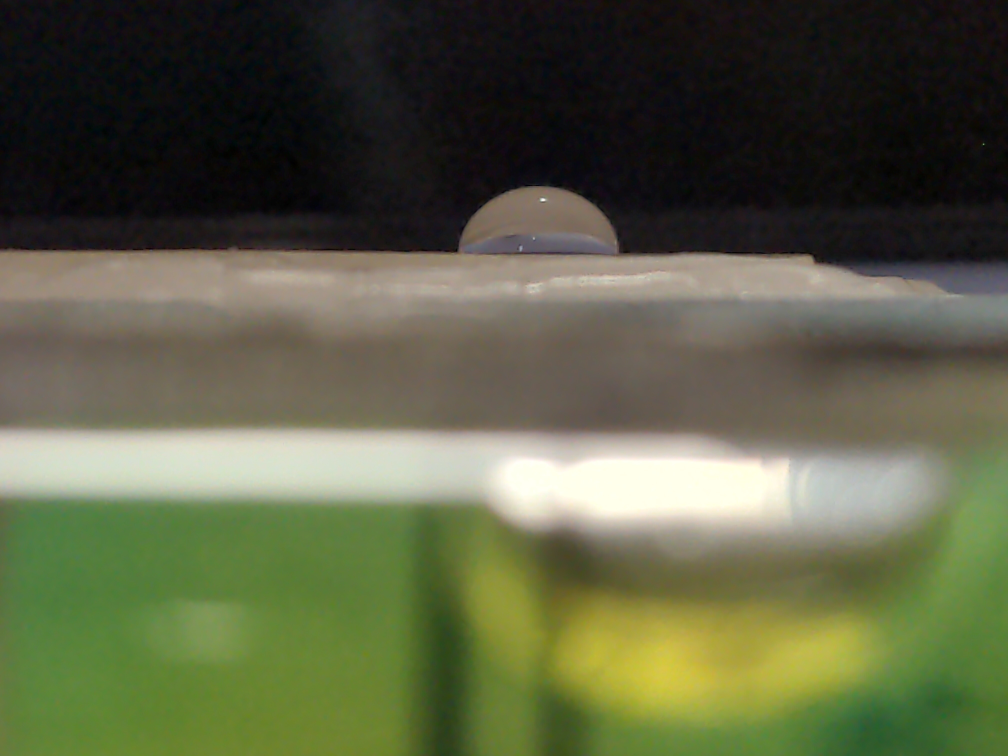
#> input picture pictures/10.jpg, 4032 x 3024 px, found by its file name (shown at 1/4 size)
$ python Pictures_to_angle.py
#> lines starting #> are read from the running program, lines starting #| are printed output that depends on the picture; after the words box and inside, x2 and y2 are one past the last pixel; in counts of white or black regions, pixels touching at a corner belong together
import matplotlib.pyplot as plt
import numpy as np
import cv2

# Load the image
img = '10'
file = '/N1kor4/TIPE_PC/pictures/' + str(img) + '.jpg'
Original = cv2.imread(file)
#> Original is the input picture: shape (3024, 4032, 3); mean B, G, R 68.2, 95.3, 91.1

# Grayscale and Contrast Adjustment Function
def NoirBlanc(Image, teinte):
    """Convert an image to grayscale with binary thresholding based on a specified shade.

    Parameters:
    Image : array
        The input color image as an array.
    teinte : int
        The grayscale threshold. Pixels darker than this value are set to black.

    Returns:
    array
        The transformed grayscale image.
    """
    Image_gray = []
    for row in Image:
        new_row = []
        for pixel in row:
            grayscale_value = pixel[0] * 0.2125 + pixel[1] * 0.7174 + pixel[2] * 0.0721
            if grayscale_value < teinte:
                grayscale_value = 0
            new_row.append(grayscale_value)
        Image_gray.append(new_row)
    return np.array(Image_gray, dtype=np.uint8)


# Edge Detection Function
def Contour(Image):
    """Detect edges by scanning the image columns for transitions from black to non-black.

    Parameters:
    Image : array
        The input grayscale image.

    Returns:
    array
        The image with detected edges.
    """
    edges = np.full_like(Image, 255)
    for i in range(3, len(Image[0])):  # Avoid out-of-bounds with offset of 3
        for j in range(len(Image)):
            if Image[j - 3][i] == 0 and Image[j][i] > 0:
                edges[j][i] = 0
    return edges


# Extract Curve Coordinates
def Courbe(Image):
    """Extract the coordinates of the first black pixel in each column, simulating the shape of the curve.

    Parameters:
    Image : array
        The input edge-detected image.

    Returns:
    list, list
        X and Y coordinates of the curve.
    """
    Image_rotated = np.flipud(Image.T)  # Rotate matrix 90 degrees
    X, Y = [], []
    for col_idx, col in enumerate(Image_rotated):
        black_pixels = [row_idx for row_idx, value in enumerate(col) if value == 0]
        if black_pixels:
            X.append(col_idx)
            Y.append(black_pixels[0])
    return X, Y


# Calculate Angle of Intersection Between Two Linear Fits
def coeff_angle1(X, Y):
    """Find the intersection point and angles of two linear segments on the curve.

    Parameters:
    X : list
        X coordinates of the curve.
    Y : list
        Y coordinates of the curve.

    Returns:
    list, list, float, float
        Linear fits (Y values) and intersection coordinates (x0, y0).
    """
    nb = 90
    [a1, b1] = np.polyfit(X[:nb], Y[:nb], 1)
    Y_reg1 = a1 * np.array(X) + b1

    nb2 = nb
    nb3 = nb2 + 10
    [a2, b2] = np.polyfit(X[nb2:nb3], Y[nb2:nb3], 1)
    Y_reg2 = a2 * np.array(X) + b2

    x0 = (b2 - b1) / (a1 - a2)
    y0 = a1 * x0 + b1
    return Y_reg1, Y_reg2, x0, y0


# Display Curve and Regression Lines
def courbe(Image):
    """Plot the curve with linear regressions and intersection point.

    Parameters:
    Image : array
        Input image for curve plotting.
    """
    X, Y = Courbe(Contour(NoirBlanc(Image, teinte)))
    Y_reg1, Y_reg2, x0, y0 = coeff_angle1(X, Y)
    plt.figure()
    plt.grid()
    plt.plot(X, Y, label='Curve')
    plt.plot(X, Y_reg1, 'k', label='Fit 1')
    plt.plot(X, Y_reg2, 'r', label='Fit 2')
    plt.scatter(x0, y0, color='g', label='Intersection')
    plt.ylim([400, 0])
    plt.legend()
    plt.show()


# Calculate Intersection Angle
def Angle(Image):
    """Calculate the angle at the intersection point of the two regression lines.

    Parameters:
    Image : array
        The input image.

    Returns:
    float
        The intersection angle in degrees.
    """
    position = 100
    X, Y = Courbe(Contour(NoirBlanc(Image, teinte)))
    Y_reg1, Y_reg2, x0, y0 = coeff_angle1(X, Y)
    num = Y_reg1[position] - x0
    den = np.sqrt((Y_reg1[position] - x0)**2 + (Y_reg2[position] - y0)**2)
    theta = np.arccos(num / den)
    if Y_reg2[position] - y0 < 0:
        theta = 2 * np.pi - theta
    theta = abs(np.degrees(theta) - 180)
    return theta


# Display Original and Resized Image
plt.imshow(Original)

# Resize Parameters
Taille = 400
CoordX, CoordY = 1860, 1200
Original_resized = Original[CoordY:CoordY + Taille // 2, CoordX:CoordX + Taille]
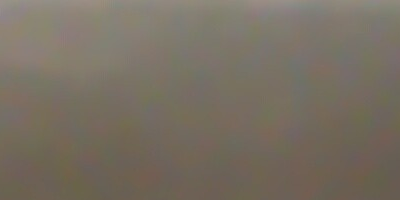
#> Original_resized: shape (200, 400, 3); mean B, G, R 98.4, 111.1, 119.8
plt.imshow(Original_resized)

# Define Teinte Threshold and Process Image
teinte = 50
plt.imshow(NoirBlanc(Original_resized, teinte), cmap='gray', vmin=0, vmax=255)
#> after the loop in NoirBlanc, `for row in Image:`: Image_gray = 200 items
plt.imshow(Contour(NoirBlanc(Original_resized, teinte)), cmap="gray")
#> in Contour, `edges = np.full_like(Image, 255)`: edges: shape (200, 400); every value is 255

X, Y = Courbe(Contour(NoirBlanc(Original_resized, teinte)))
#> in Courbe, `Image_rotated = np.flipud(Image.T)`: Image_rotated: shape (400, 200); every value is 255
#> after the loop in Courbe, `for col_idx, col in enumerate(Image_rotated):`: X = []
#> X = []; Y = []
plt.figure()
plt.grid()
plt.plot(X, Y)
courbe(Original_resized)
#> (the run stopped early here; a loop or call above may not have finished)

$ run again, with pictures/100.jpg copied over pictures/10.jpg
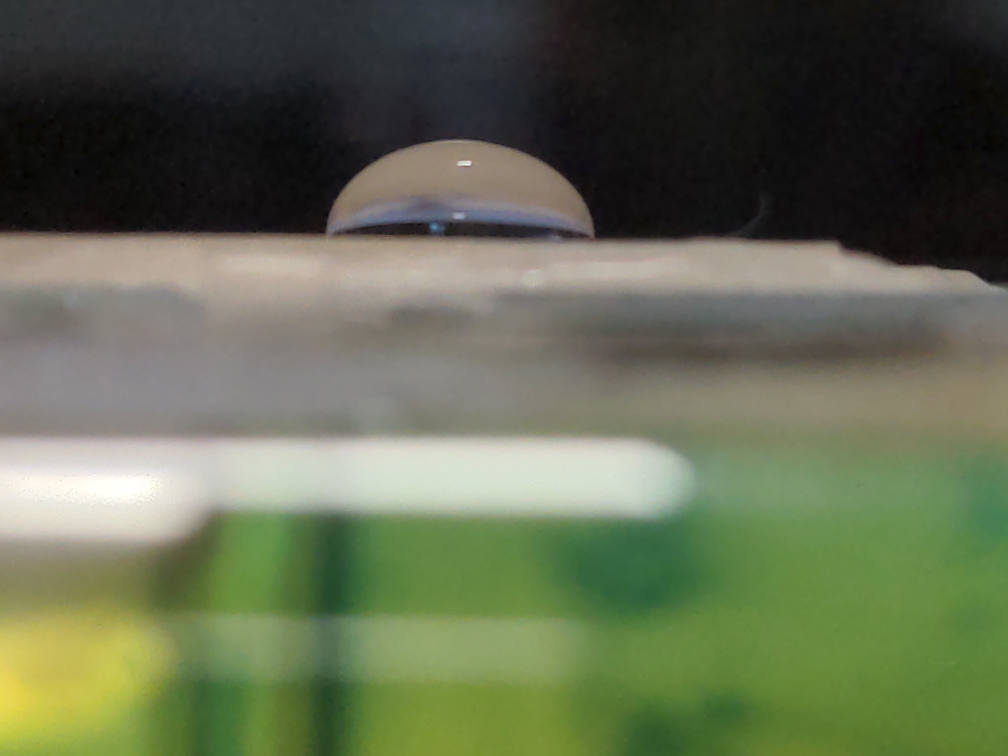
#> input picture pictures/100.jpg, 4032 x 3024 px, found by its file name (shown at 1/4 size)
#> Original is the input picture: shape (3024, 4032, 3); mean B, G, R 81.2, 106.8, 98.7
#> `Original_resized = Original[CoordY:CoordY + Taille // 2, CoordX:CoordX..`:
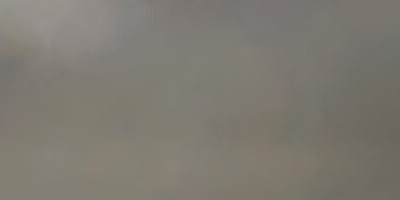
#> Original_resized: shape (200, 400, 3); mean B, G, R 113.6, 122.2, 126.2
#> after the loop in NoirBlanc, `for row in Image:`: Image_gray = 200 items
#> edges: shape (200, 400); every value is 255
#> Image_rotated: shape (400, 200); every value is 255
#> after the loop in Courbe, `for col_idx, col in enumerate(Image_rotated):`: X = []

$ run again, with pictures/125.jpg copied over pictures/10.jpg
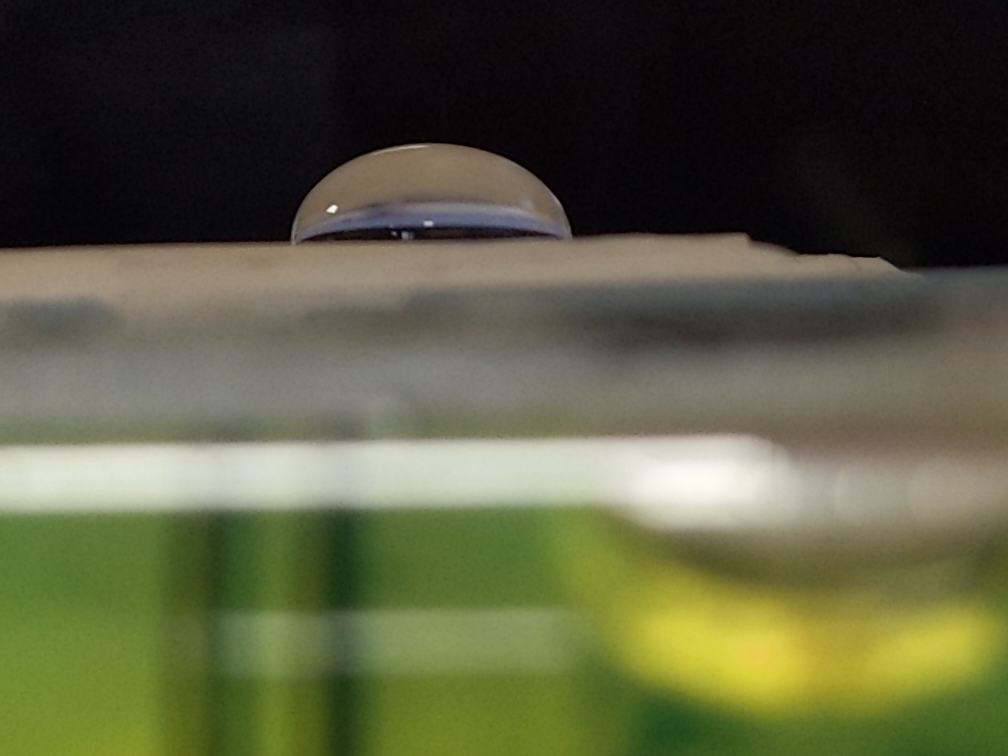
#> input picture pictures/125.jpg, 4032 x 3024 px, found by its file name (shown at 1/4 size)
#> Original is the input picture: shape (3024, 4032, 3); mean B, G, R 63.9, 91.2, 89.3
#> `Original_resized = Original[CoordY:CoordY + Taille // 2, CoordX:CoordX..`:
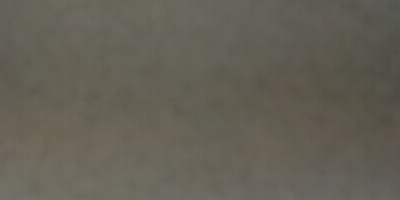
#> Original_resized: shape (200, 400, 3); mean B, G, R 85.8, 96.6, 100.2
#> after the loop in NoirBlanc, `for row in Image:`: Image_gray = 200 items
#> edges: shape (200, 400); every value is 255
#> Image_rotated: shape (400, 200); every value is 255
#> after the loop in Courbe, `for col_idx, col in enumerate(Image_rotated):`: X = []

$ run again, with pictures/150.jpg copied over pictures/10.jpg
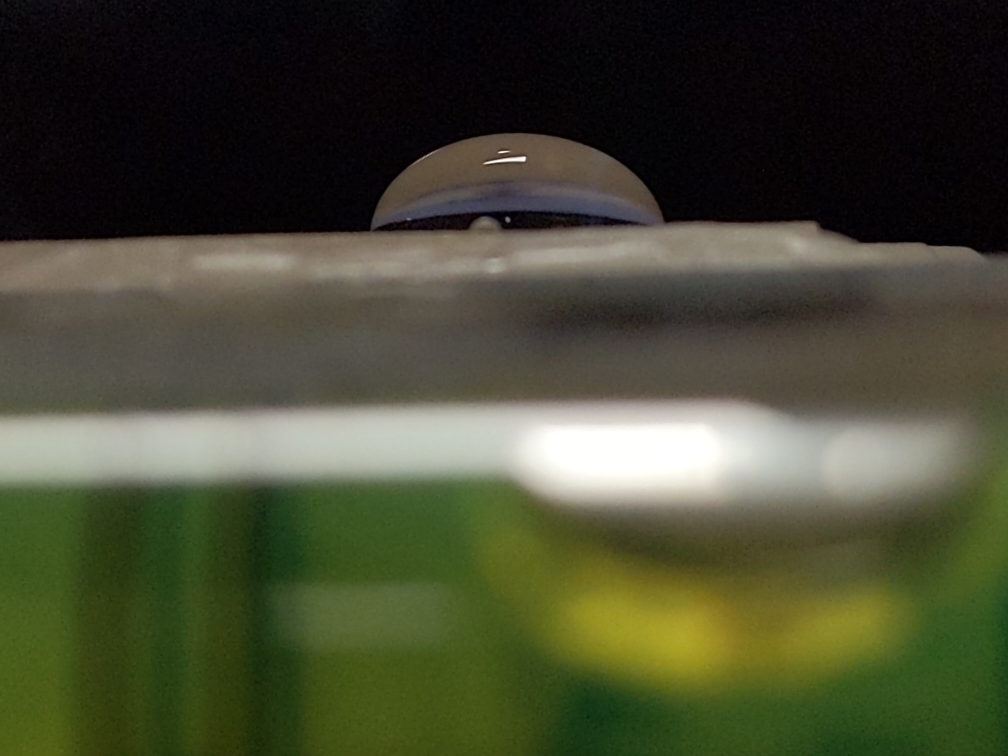
#> input picture pictures/150.jpg, 4032 x 3024 px, found by its file name (shown at 1/4 size)
#> Original is the input picture: shape (3024, 4032, 3); mean B, G, R 50.5, 72.7, 69.9
#> after the loop in NoirBlanc, `for row in Image:`: Image_gray = 200 items
#> after the loop in Contour, `for i in range(3, len(Image[0])):`:
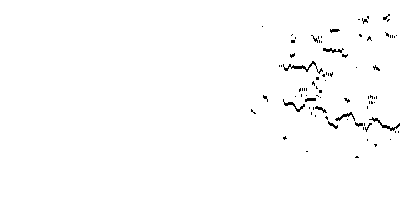
#> edges: shape (200, 400); 98.8% white; black in thin lines or dots, all inside (x1, y1, x2, y2) = (251, 14, 400, 158)
#> Image_rotated: shape (400, 200); 98.8% white; black in thin lines or dots, all inside (x1, y1, x2, y2) = (14, 0, 158, 149)
#> the loop in Courbe, `for col_idx, col in enumerate(Image_rotated):` made 400 passes
#> black_pixels on passes 1 to 3: [123, 124, 125], [124, 125, 126, 131, 132], [125, 126, 127]
#> after the loop in Courbe, `for col_idx, col in enumerate(Image_rotated):`: X = 130 values from 0 to 148; Y = 130 values, max 128 at index 6, min 14 at index 10, mean 60.2
#> `X, Y = Courbe(Contour(NoirBlanc(Original_resized, teinte)))`: X = 130 values from 0 to 148
#> the loop in Courbe (call 2), `for col_idx, col in enumerate(Image_rotated):` made 400 passes
#> a1 = -0.344; b1 = 70.82
#> in coeff_angle1, `Y_reg1 = a1 * np.array(X) + b1`: Y_reg1 = 130 values, max 70.82 at index 0, min 19.94 at index 129, mean 48.18
#> a2 = -0.17; b2 = 82.64
#> in coeff_angle1, `Y_reg2 = a2 * np.array(X) + b2`: Y_reg2 = 130 values, max 82.64 at index 0, min 57.52 at index 129, mean 71.46
#> in coeff_angle1, `x0 = (b2 - b1) / (a1 - a2)`: x0 = -67.89
#> in coeff_angle1, `y0 = a1 * x0 + b1`: y0 = 94.16
#> in courbe, `Y_reg1, Y_reg2, x0, y0 = coeff_angle1(X, Y)`: x0 = -67.89; y0 = 94.16
#> in courbe, `plt.show()`:
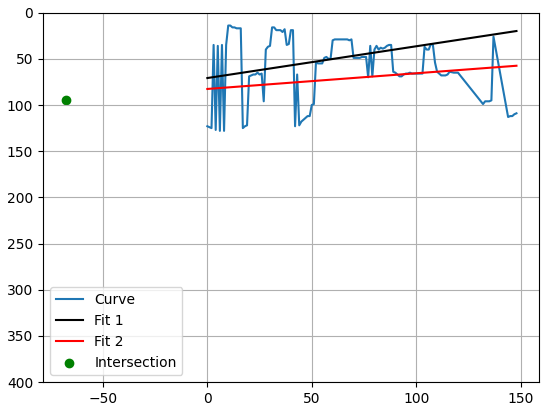
#> figure drawn by matplotlib, 1 panel; curve peaks at x = 6, y = 128; curve peaks at x = 0, y = 70.82; curve peaks at x = 0, y = 82.64
#> in Angle, `X, Y = Courbe(Contour(NoirBlanc(Image, teinte)))`: X = 130 values from 0 to 148
#> in Angle, `Y_reg1, Y_reg2, x0, y0 = coeff_angle1(X, Y)`: x0 = -67.89; y0 = 94.16
#> num = 104.3
#> den = 108.2
#> in Angle, `theta = np.arccos(num / den)`: theta = 0.267
#> in Angle, `theta = 2 * np.pi - theta`: theta = 6.02
#> in Angle, `theta = abs(np.degrees(theta) - 180)`: theta = 164.7
#| L'angle est de 165.0 °
